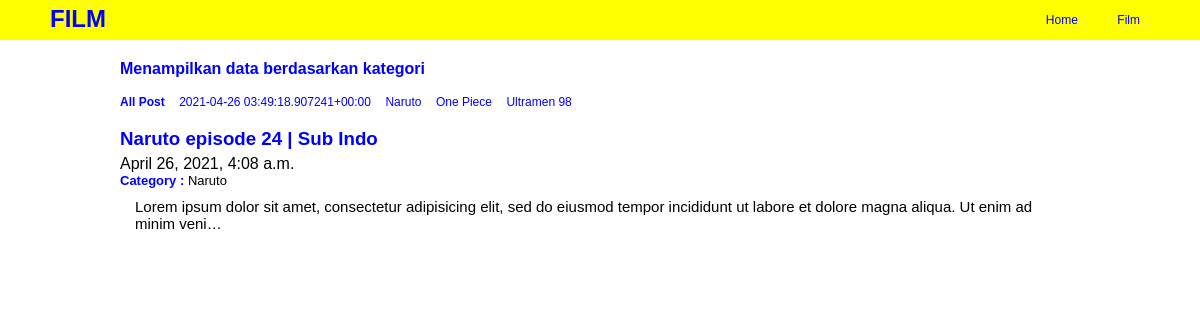
/film/category/Naruto/, run on the app's committed database.
### film/models.py (models this page shows, shortened)
class Post(models.Model):
	headline = models.CharField(max_length=100)
	body = models.TextField()
	category = models.CharField(max_length=50, default='film favorit')
	publish = models.DateTimeField(auto_now_add=True)
	update = models.DateTimeField(auto_now=True)
	image = models.ImageField(blank=True, upload_to="image/")
	slug = models.SlugField(blank=True, editable=False)

### film/views.py (the view)
# urls.py: path('category/<categoryInput>/', views.categoryPost, name='category'),
def categoryPost(request, categoryInput):
	posts = Post.objects.filter(category=categoryInput)
	categorys = Post.objects.values('category').distinct()
	context = {
		'title':'Category Film',
		'posts':posts,
		'categorys':categorys,
	}
	return render(request,'film/category_post.html', context)

### film/templates/film/category_post.html
{% extends "base.html" %}
{% block category %}
	<div class="category">
		<h4>Menampilkan data berdasarkan kategori</h4>
	</div>
{% endblock category %}
{% block contents %}
	<ul>
		<li>
			<a href="{% url 'film:index' %}"><b>All Post</b></a>
		</li>
		{% for data_category in categorys %}
			<li>
				<a href="{% url 'film:category' categoryInput=data_category.category %}">{{data_category.category}}</a>
			</li>
		{% endfor %}
	</ul>
	<br>
	{% for post in posts %}
		<a href="{% url 'film:detail' slugInput=post.slug %}"><h3>{{post.headline}}</h3></a>
		<h4>{{post.publish}}</h4>
		<h5><b>Category : </b>{{post.category}}</h5>
		<p>{{post.body | truncatechars:150}}</p>
		<br>
	{% endfor %}
{% endblock contents %}

### static/css/style.css (style rules this page uses)
* { padding: 0; margin: 0; font-family: sans-serif; }

### film/static/film/css/style.css (style rules this page uses)
.category h4 { margin-bottom: 14px; color: blue; font-weight: bolder; }
h3 { font-weight: bolder; color: blue; }
h4 { font-weight: lighter; margin-top: 5px; }
h5 { font-weight: lighter; font-size: 13px; }
h5 b { color: blue; }
a { text-decoration: none; color: blue; }
p { margin-top: 10px; padding:0 15px; font-size: 15px; }
ul li { display: inline-block; padding-right: 10px; }
ul li a { font-size: 12px; }

### data on the page
Post: headline "Naruto episode 24 | Sub Indo", publish "April 26, 2021, 4:08 a.m.", category "Naruto", body "Lorem ipsum dolor sit amet, consectetur adipisicing elit, sed do eiusmod tempor incididunt ut labore et dolore magna aliqua. Ut enim ad minim veni…"

### other printed values
{{ data_category.category }} "2021-04-26 03:49:18.907241+00:00" "Naruto" "One Piece" "Ultramen 98"
